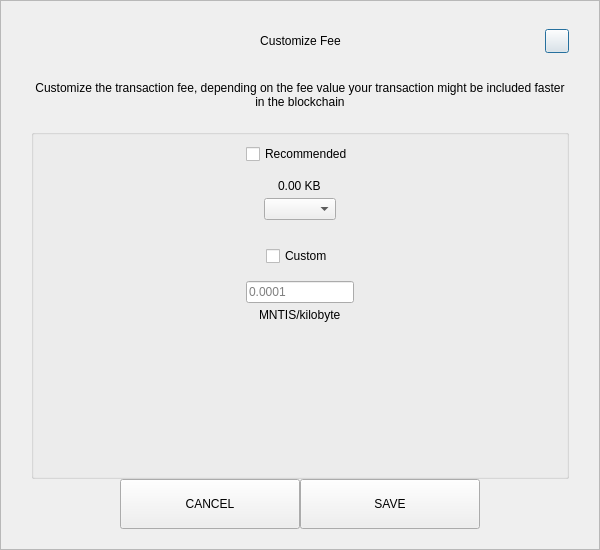
<?xml version="1.0" encoding="UTF-8"?>
<ui version="4.0">
 <class>SendCustomFeeDialog</class>
 <widget class="QDialog" name="SendCustomFeeDialog">
  <property name="geometry">
   <rect>
    <x>0</x>
    <y>0</y>
    <width>600</width>
    <height>550</height>
   </rect>
  </property>
  <property name="windowTitle">
   <string>Form</string>
  </property>
  <layout class="QVBoxLayout" name="verticalLayout_3">
   <property name="spacing">
    <number>0</number>
   </property>
   <property name="leftMargin">
    <number>0</number>
   </property>
   <property name="topMargin">
    <number>0</number>
   </property>
   <property name="rightMargin">
    <number>0</number>
   </property>
   <property name="bottomMargin">
    <number>0</number>
   </property>
   <item>
    <widget class="QFrame" name="frame">
     <property name="styleSheet">
      <string notr="true"/>
     </property>
     <property name="frameShape">
      <enum>QFrame::StyledPanel</enum>
     </property>
     <property name="frameShadow">
      <enum>QFrame::Raised</enum>
     </property>
     <layout class="QVBoxLayout" name="verticalLayout_2">
      <property name="spacing">
       <number>0</number>
      </property>
      <property name="leftMargin">
       <number>30</number>
      </property>
      <property name="topMargin">
       <number>20</number>
      </property>
      <property name="rightMargin">
       <number>30</number>
      </property>
      <property name="bottomMargin">
       <number>20</number>
      </property>
      <item>
       <layout class="QHBoxLayout" name="horizontalLayout_3">
        <property name="spacing">
         <number>0</number>
        </property>
        <item>
         <spacer name="horizontalSpacer_21">
          <property name="orientation">
           <enum>Qt::Horizontal</enum>
          </property>
          <property name="sizeHint" stdset="0">
           <size>
            <width>40</width>
            <height>20</height>
           </size>
          </property>
         </spacer>
        </item>
        <item>
         <widget class="QLabel" name="labelTitle">
          <property name="minimumSize">
           <size>
            <width>0</width>
            <height>40</height>
           </size>
          </property>
          <property name="maximumSize">
           <size>
            <width>16777215</width>
            <height>40</height>
           </size>
          </property>
          <property name="styleSheet">
           <string notr="true">padding-left:24px;</string>
          </property>
          <property name="text">
           <string>Customize Fee</string>
          </property>
          <property name="alignment">
           <set>Qt::AlignCenter</set>
          </property>
          <property name="margin">
           <number>7</number>
          </property>
         </widget>
        </item>
        <item>
         <spacer name="horizontalSpacer">
          <property name="orientation">
           <enum>Qt::Horizontal</enum>
          </property>
          <property name="sizeHint" stdset="0">
           <size>
            <width>40</width>
            <height>20</height>
           </size>
          </property>
         </spacer>
        </item>
        <item>
         <widget class="QPushButton" name="btnEsc">
          <property name="minimumSize">
           <size>
            <width>24</width>
            <height>24</height>
           </size>
          </property>
          <property name="maximumSize">
           <size>
            <width>24</width>
            <height>24</height>
           </size>
          </property>
          <property name="text">
           <string/>
          </property>
         </widget>
        </item>
       </layout>
      </item>
      <item>
       <spacer name="verticalSpacer_2">
        <property name="orientation">
         <enum>Qt::Vertical</enum>
        </property>
        <property name="sizeType">
         <enum>QSizePolicy::Fixed</enum>
        </property>
        <property name="sizeHint" stdset="0">
         <size>
          <width>20</width>
          <height>20</height>
         </size>
        </property>
       </spacer>
      </item>
      <item>
       <widget class="QLabel" name="labelMessage">
        <property name="text">
         <string>Customize the transaction fee, depending on the fee value your transaction might be included faster in the blockchain</string>
        </property>
        <property name="alignment">
         <set>Qt::AlignCenter</set>
        </property>
        <property name="wordWrap">
         <bool>true</bool>
        </property>
       </widget>
      </item>
      <item>
       <spacer name="verticalSpacer_3">
        <property name="orientation">
         <enum>Qt::Vertical</enum>
        </property>
        <property name="sizeType">
         <enum>QSizePolicy::Fixed</enum>
        </property>
        <property name="sizeHint" stdset="0">
         <size>
          <width>20</width>
          <height>20</height>
         </size>
        </property>
       </spacer>
      </item>
      <item>
       <widget class="QGroupBox" name="groupBox">
        <property name="title">
         <string/>
        </property>
        <layout class="QVBoxLayout" name="verticalLayout">
         <property name="leftMargin">
          <number>12</number>
         </property>
         <property name="rightMargin">
          <number>12</number>
         </property>
         <item>
          <layout class="QVBoxLayout" name="verticalLayout_4">
           <property name="spacing">
            <number>5</number>
           </property>
           <item alignment="Qt::AlignHCenter">
            <widget class="QCheckBox" name="checkBoxRecommended">
             <property name="text">
              <string>Recommended</string>
             </property>
            </widget>
           </item>
           <item>
            <spacer name="verticalSpacer_5">
             <property name="orientation">
              <enum>Qt::Vertical</enum>
             </property>
             <property name="sizeType">
              <enum>QSizePolicy::Fixed</enum>
             </property>
             <property name="sizeHint" stdset="0">
              <size>
               <width>20</width>
               <height>10</height>
              </size>
             </property>
            </spacer>
           </item>
           <item alignment="Qt::AlignHCenter">
            <widget class="QLabel" name="labelFee">
             <property name="text">
              <string>0.00 KB</string>
             </property>
            </widget>
           </item>
           <item alignment="Qt::AlignHCenter">
            <widget class="QComboBox" name="comboBoxRecommended"/>
           </item>
          </layout>
         </item>
         <item>
          <spacer name="verticalSpacer">
           <property name="orientation">
            <enum>Qt::Vertical</enum>
           </property>
           <property name="sizeType">
            <enum>QSizePolicy::Fixed</enum>
           </property>
           <property name="sizeHint" stdset="0">
            <size>
             <width>20</width>
             <height>20</height>
            </size>
           </property>
          </spacer>
         </item>
         <item>
          <layout class="QVBoxLayout" name="verticalLayout_5">
           <property name="spacing">
            <number>5</number>
           </property>
           <item alignment="Qt::AlignHCenter">
            <widget class="QCheckBox" name="checkBoxCustom">
             <property name="text">
              <string>Custom</string>
             </property>
            </widget>
           </item>
           <item>
            <spacer name="verticalSpacer_6">
             <property name="orientation">
              <enum>Qt::Vertical</enum>
             </property>
             <property name="sizeType">
              <enum>QSizePolicy::Fixed</enum>
             </property>
             <property name="sizeHint" stdset="0">
              <size>
               <width>20</width>
               <height>10</height>
              </size>
             </property>
            </spacer>
           </item>
           <item alignment="Qt::AlignHCenter">
            <widget class="QLineEdit" name="lineEditCustomFee">
             <property name="placeholderText">
              <string notr="true">0.0001</string>
             </property>
            </widget>
           </item>
           <item alignment="Qt::AlignHCenter">
            <widget class="QLabel" name="labelCustomFee">
             <property name="text">
              <string>MNTIS/kilobyte</string>
             </property>
            </widget>
           </item>
          </layout>
         </item>
         <item>
          <spacer name="verticalSpacer_4">
           <property name="orientation">
            <enum>Qt::Vertical</enum>
           </property>
           <property name="sizeHint" stdset="0">
            <size>
             <width>20</width>
             <height>40</height>
            </size>
           </property>
          </spacer>
         </item>
        </layout>
       </widget>
      </item>
      <item>
       <layout class="QHBoxLayout" name="horizontalLayout" stretch="1,2,2,1">
        <item>
         <spacer name="horizontalSpacer1">
          <property name="orientation">
           <enum>Qt::Horizontal</enum>
          </property>
          <property name="sizeHint" stdset="0">
           <size>
            <width>40</width>
            <height>20</height>
           </size>
          </property>
         </spacer>
        </item>
        <item>
         <widget class="QPushButton" name="btnCancel">
          <property name="minimumSize">
           <size>
            <width>180</width>
            <height>50</height>
           </size>
          </property>
          <property name="focusPolicy">
           <enum>Qt::NoFocus</enum>
          </property>
          <property name="text">
           <string>CANCEL</string>
          </property>
         </widget>
        </item>
        <item>
         <widget class="QPushButton" name="btnSave">
          <property name="minimumSize">
           <size>
            <width>180</width>
            <height>50</height>
           </size>
          </property>
          <property name="focusPolicy">
           <enum>Qt::NoFocus</enum>
          </property>
          <property name="text">
           <string>SAVE</string>
          </property>
         </widget>
        </item>
        <item>
         <spacer name="horizontalSpacer_2">
          <property name="orientation">
           <enum>Qt::Horizontal</enum>
          </property>
          <property name="sizeHint" stdset="0">
           <size>
            <width>40</width>
            <height>20</height>
           </size>
          </property>
         </spacer>
        </item>
       </layout>
      </item>
     </layout>
    </widget>
   </item>
  </layout>
 </widget>
 <resources/>
 <connections/>
</ui>
